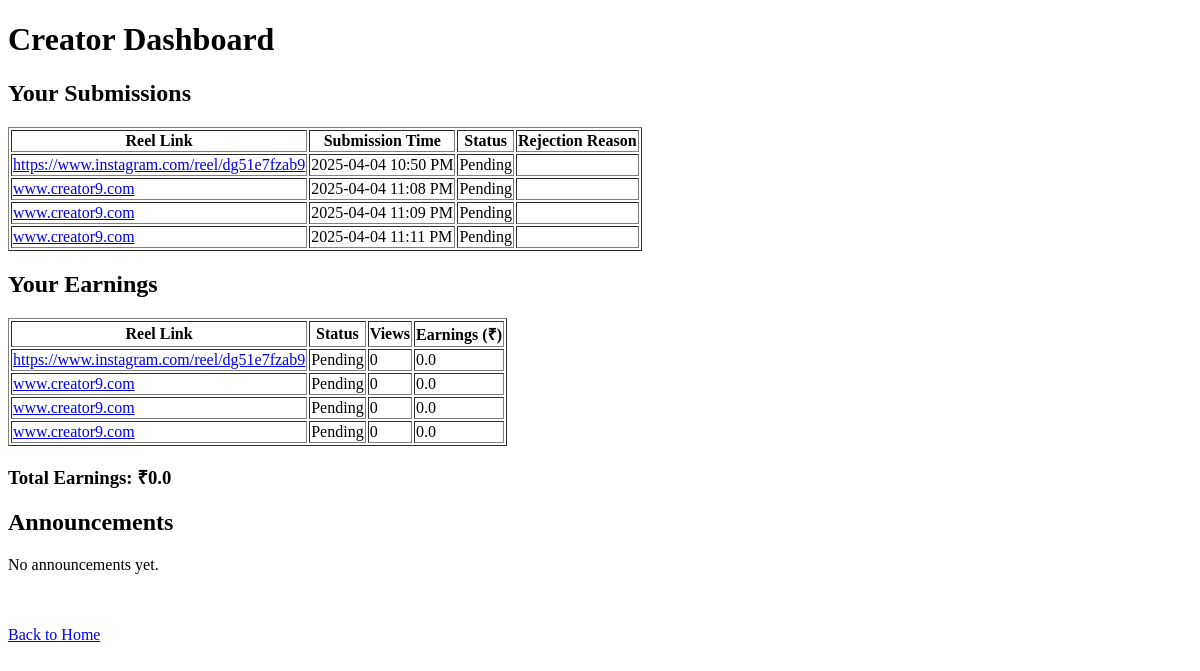
The page /dashboard/kngmax on the database as committed earlier.
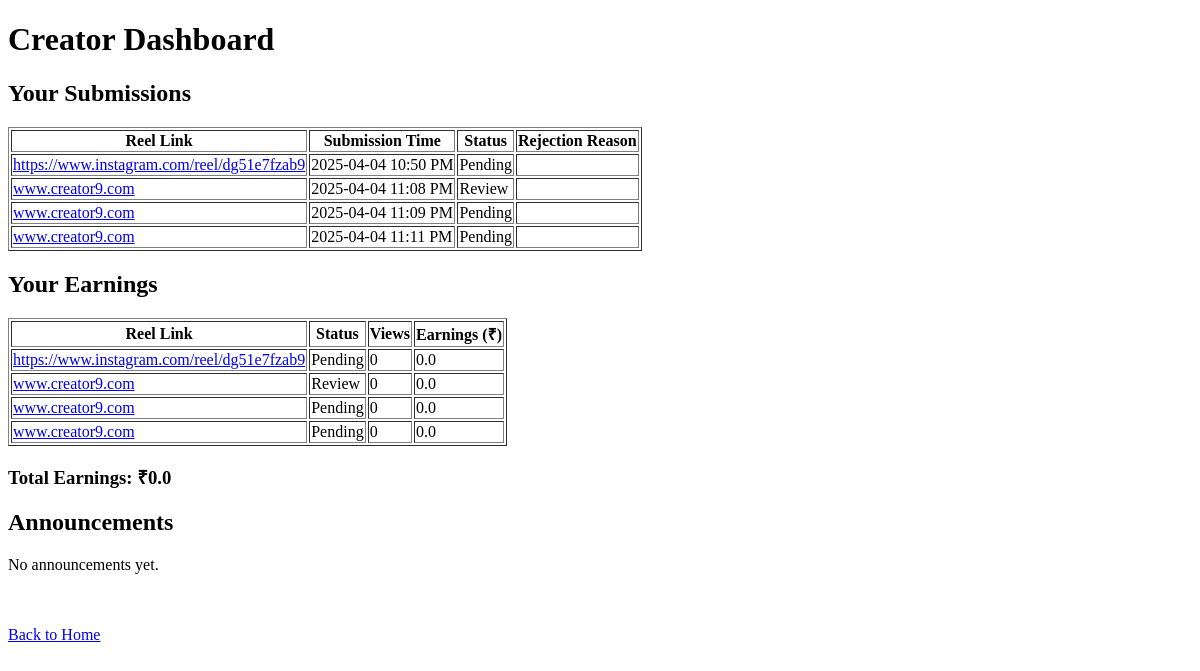
The same page on the database as committed later.
### tables this page shows
CREATE TABLE submissions (
            id INTEGER PRIMARY KEY AUTOINCREMENT,
            reel_link TEXT NOT NULL,
            submission_time TEXT NOT NULL,
            status TEXT DEFAULT 'Pending',
            rejection_reason TEXT DEFAULT '',
            creator_id TEXT NOT NULL
        , views INTEGER DEFAULT 0, earnings REAL DEFAULT 0.0);

### app.py (the view)
@app.route('/dashboard/<creator_id>')
def dashboard(creator_id):
    conn = sqlite3.connect('submissions.db')
    cursor = conn.cursor()
    cursor.execute("SELECT reel_link, submission_time, status, rejection_reason, views, earnings FROM submissions WHERE creator_id = ?", (creator_id,))
    submissions = cursor.fetchall()
    cursor.execute("SELECT cpm FROM creators WHERE id = ?", (creator_id,))
    cpm_row = cursor.fetchone()
    cpm = cpm_row[0] if cpm_row else 0
    total_earnings = sum(submission[5] for submission in submissions)
    cursor.execute("SELECT message, timestamp FROM announcements ORDER BY timestamp DESC")
    announcements = cursor.fetchall()
    conn.close()
    return render_template('dashboard.html', submissions=submissions, creator_id=creator_id, cpm=cpm, total_earnings=total_earnings, announcements=announcements)

### templates/dashboard.html (shortened to what this page needs)
<!DOCTYPE html>
<html lang="en">
<head>
</head>
<body>
    <h1>Creator Dashboard</h1>
    <h2>Your Submissions</h2>
    <table border="1">
        <thead>
            <tr>
                <th>Reel Link</th>
                <th>Submission Time</th>
                <th>Status</th>
                <th>Rejection Reason</th>
            </tr>
        </thead>
        <tbody>
            {% for submission in submissions %}
                <tr>
                    <td><a href="{{ submission[0] }}" target="_blank">{{ submission[0] }}</a></td>
                    <td>{{ submission[1] }}</td>
                    <td>{{ submission[2] }}</td>
                    <td>{{ submission[3] }}</td>
                </tr>
            {% endfor %}
        </tbody>
    </table>
<h2>Your Earnings</h2>
<table border="1">
    <thead>
        <tr>
            <th>Reel Link</th>
            <th>Status</th>
            <th>Views</th>
            <th>Earnings (₹)</th>
        </tr>
    </thead>
    <tbody>
        {% for submission in submissions %}
            <tr>
                <td><a href="{{ submission[0] }}" target="_blank">{{ submission[0] }}</a></td>
                <td>{{ submission[2] }}</td>
                <td>{{ submission[4] }}</td>
                <td>{{ submission[5] }}</td>
            </tr>
        {% endfor %}
    </tbody>
</table>
<h3>Total Earnings: ₹{{ total_earnings }}</h3>
    <h2>Announcements</h2>
    {% if announcements %}
        <ul>
            {% for announcement in announcements %}
                <li><strong>{{ announcement[1] }}</strong>: {{ announcement[0] }}</li>
            {% endfor %}
        </ul>
    {% else %}
        <p>No announcements yet.</p>
    {% endif %}
    <br><br>
    <a href="/">Back to Home</a>
</body>
</html>

Rows that differ between the two databases and show on the page:
changed submissions: status "Pending" → "Review"
